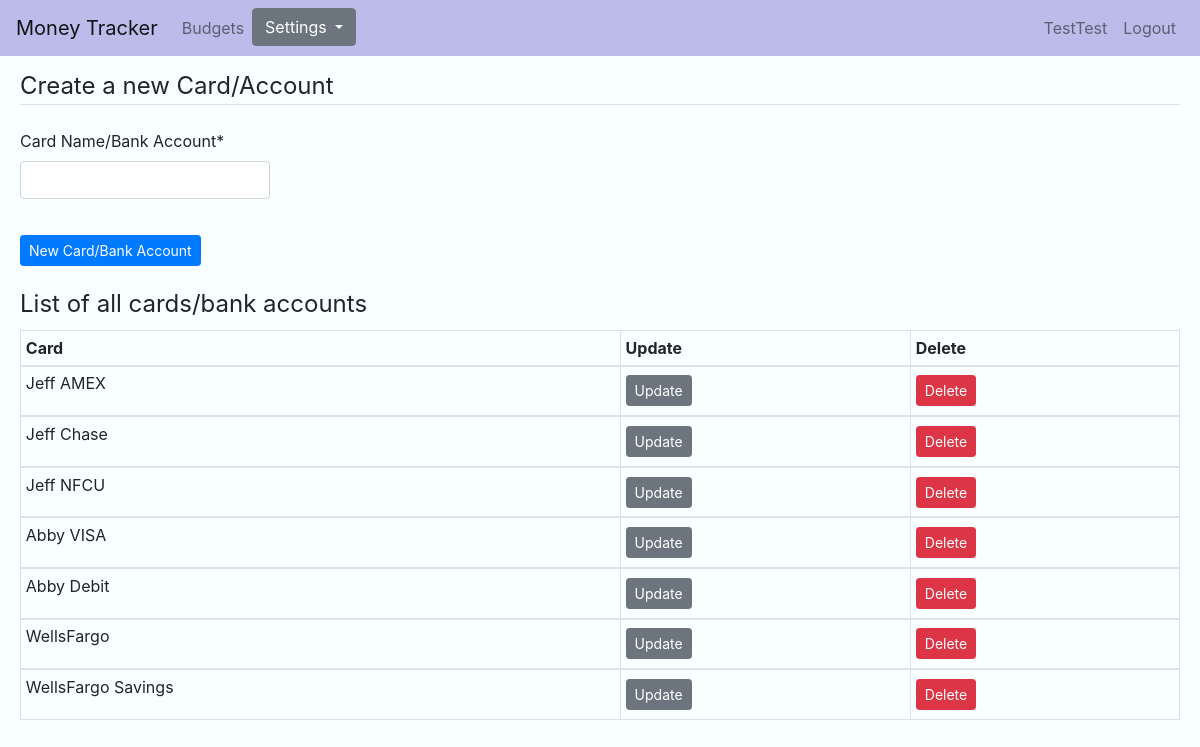
The page /settings/cards/ (signed in) on the database its author committed.
### money/models.py (models this page shows, shortened)
class Card(models.Model):
    cardName = models.CharField(max_length=20, verbose_name='Card Name/Bank Account', unique=True)

### money/views.py (the view, shortened to what this page needs)
# urls.py: path('settings/cards/', CardCreateView.as_view(), name='money-cards'),
class CardCreateView(LoginRequiredMixin, CreateView):
    model = Card
    fields = ['cardName']
    success_url = '/settings/cards/'
    def get_context_data(self, **kwargs):
        context = super(CardCreateView, self).get_context_data(**kwargs)
        context['card_list'] = Card.objects.all()
        return context

### money/templates/money/card_form.html (shortened to what this page needs)
{% extends "money/base.html" %}
{% load crispy_forms_tags %}
{% block content %}
<div class="pageContent">
    <div class='content-section'>
        <form action="" method='POST'>
            <fieldset class="form-group">
              {% if form.cardName.value %}
              <legend class="border-bottom mb-4">Edit Card/Account {{ form.cardName.value }}</legend>
              {% else %}
              <legend class="border-bottom mb-4">Create a new Card/Account</legend>
              {% endif %}
                {{ form | crispy }}
            </fieldset>
            <div class="form-group">
              {% if form.cardName.value %}
                <button class="btn btn-primary btn-sm mt-1 mb-1" type="submit">Update Card/Bank Account</button>
                {% else %}
                <button class="btn btn-primary btn-sm mt-1 mb-1" type="submit">New Card/Bank Account</button>
              {% endif %}
            </div>
        </form>
    </div>
    <table class="table table-bordered table-sm">
        <legend>List of all cards/bank accounts</legend>
        <thead>
          <tr>
            <th scope="col">Card</th>
            <th scope="col">Update</th>
            <th scope="col">Delete</th>
          </tr>
        </thead>
        {% for card in card_list %}
        <tbody>
          <tr>
            <td>{{ card.cardName }}</td>
            <td><a class="btn btn-secondary btn-sm mt-1 mb-1" href="{% url 'cards-update' card.id %}">Update</a></td>
            <td><a href="{% url 'delete_card' card.id %}" class="confirmation btn btn-danger btn-sm mt-1 mb-1">Delete</a></td>
          </tr>
        </tbody>
        {% endfor %}
      </table>
</div>
{% endblock %}

### money/templates/money/base.html (shortened to what this page needs)
{% load static %}
{% load crispy_forms_tags %}
<!doctype html>
<html lang="en">
  <head>
    <link rel="stylesheet" href="https://maxcdn.bootstrapcdn.com/bootstrap/4.0.0/css/bootstrap.min.css">
    <link rel="stylesheet" type="text/css" href="{% static 'money/main.css' %}">
  </head>
  <body>
    <nav class="navbar navbar-expand-lg navbar-light">
      <a class="navbar-brand" href="{% url 'money-home' %}">Money Tracker</a>
      {% if user.is_authenticated %}
      <div class="collapse navbar-collapse" id="navbarSupportedContent">
        <ul class="navbar-nav mr-auto">
          <li class="nav-item">
            <a class="nav-link" href="{% url 'budgets-home' %}">Budgets</a>
          </li>
          <li class="nav-item">
            <div class="dropdown">
              <button class="btn btn-secondary dropdown-toggle" type="button" id="dropdownMenuButton" data-toggle="dropdown" aria-haspopup="true" aria-expanded="false">
                Settings
              </button>
            </div>
          </li>
        </ul>
        <div class="navbar-nav">
          <a class="nav-item nav-link" href="{% url 'profile' %}">{{ user }}</a>
          <a class="nav-item nav-link" href="{% url 'logout' %}">Logout</a>
        </div>
      </div>
      {% endif %}
    </nav>
    {% block content %}
    {% endblock %}
  </body>
</html>

### money/static/money/main.css (style rules this page uses)
body { background-color: #f9ffff; }
.navbar { background-color: #bbbce9; }
.pageContent { margin-left: 20px; margin-right: 20px; margin-top: 1%; }
#id_cardName, #id_name, #id_amount, #id_username, #id_password, #id_email, #id_password1, #id_password2, #id_description, #id_card, #id_category, #id_note { width: 250px; }

### rows shown on the page
Card: cardName "Jeff AMEX"
Card: cardName "Jeff Chase"
Card: cardName "Jeff NFCU"
Card: cardName "Abby VISA"
Card: cardName "Abby Debit"
Card: cardName "WellsFargo"
Card: cardName "WellsFargo Savings"

### other values the page prints
{{ user }} "TestTest"
